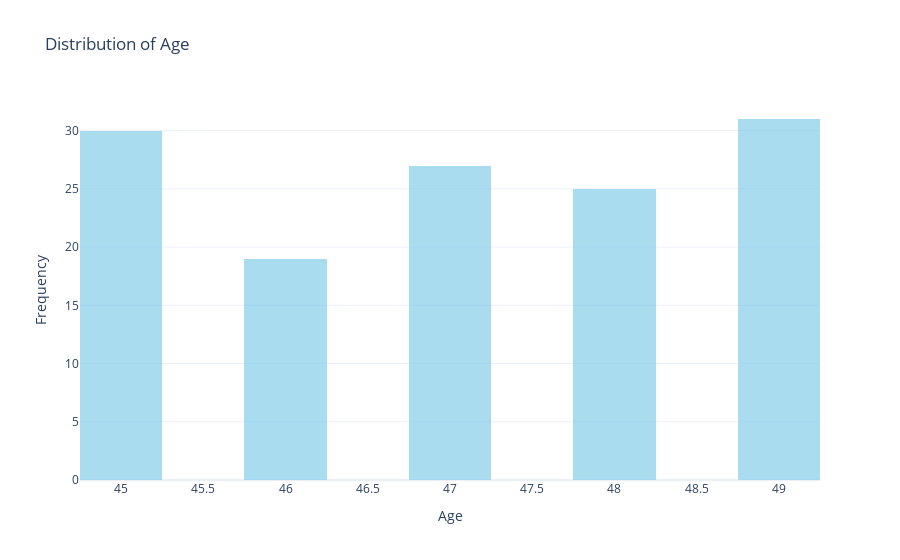

This figure's notebook cell:
### Markdown cell above
### Distribution of Age

### Code cell
# Create histogram trace
fig = go.Figure(data=[go.Histogram(
    x=df['Age'], 
    nbinsx=20,  # Adjust number of bins as needed
    marker_color='skyblue',
    opacity=0.7
)])

# Customize the layout
fig.update_layout(
    title='Distribution of Age',
    xaxis_title='Age',
    yaxis_title='Frequency',
    template='plotly_white'
)

# Show the plot
iplot(fig)

# Save the plot as an HTML file
fig.write_html("../over_45/vis_45/Age_Distribution_with_Density_Curve.html")

### Figure 1 — Plotly figure (JSON) as saved in the notebook; plotly's stock layout.template omitted (floating-point values rounded to 4 significant figures; data arrays with more than 128 entries replaced by an {"elided": "..."} marker saying what was removed)
{"data": [{"marker": {"color": "skyblue"}, "nbinsx": 20, "opacity": 0.7, "type": "histogram", "x": {"elided": "132 int values"}}], "layout": {"title": {"text": "Distribution of Age"}, "xaxis": {"title": {"text": "Age"}}, "yaxis": {"title": {"text": "Frequency"}}}}
